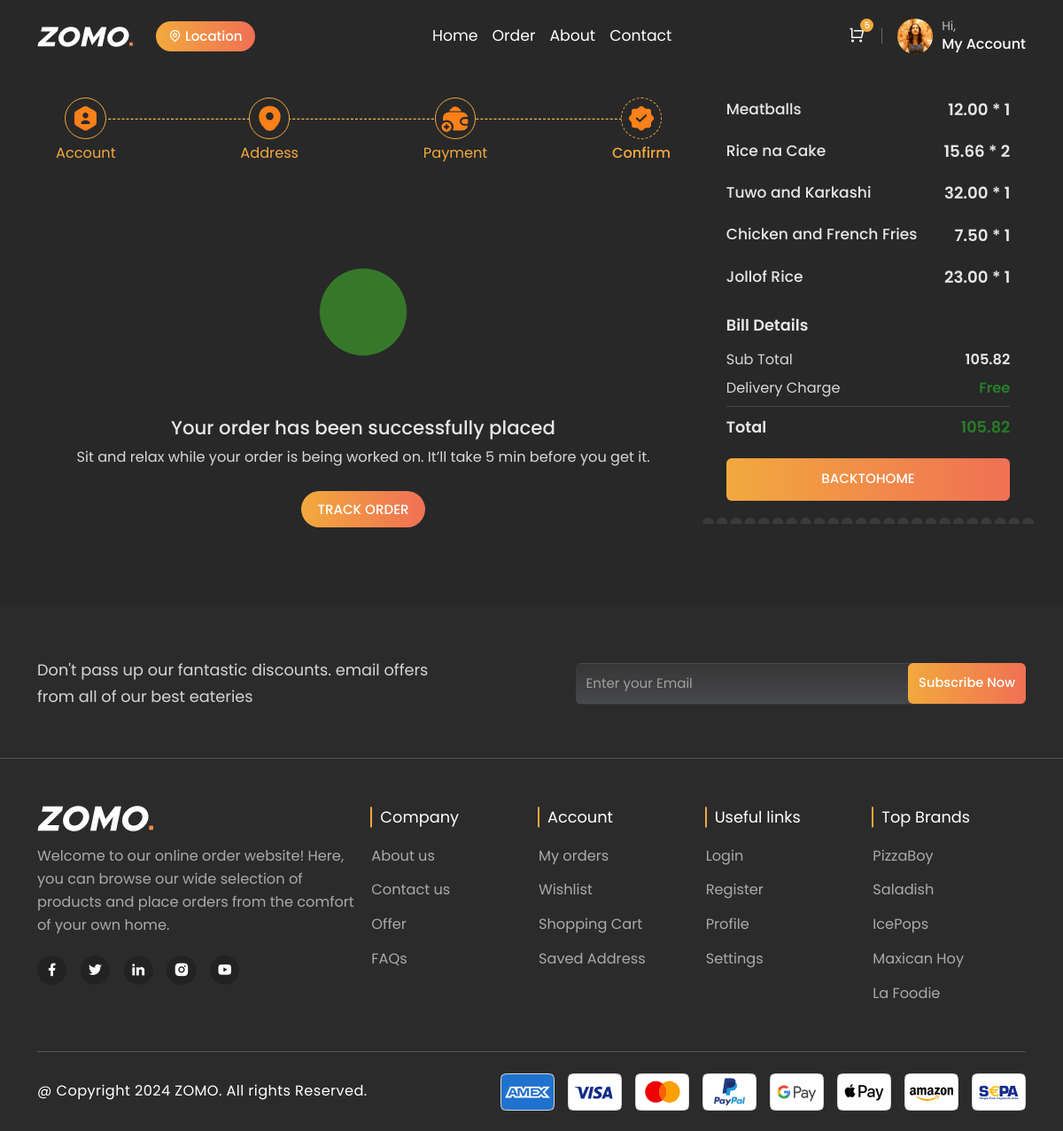
The page /confirm-order/ (signed in) on the database as committed earlier.
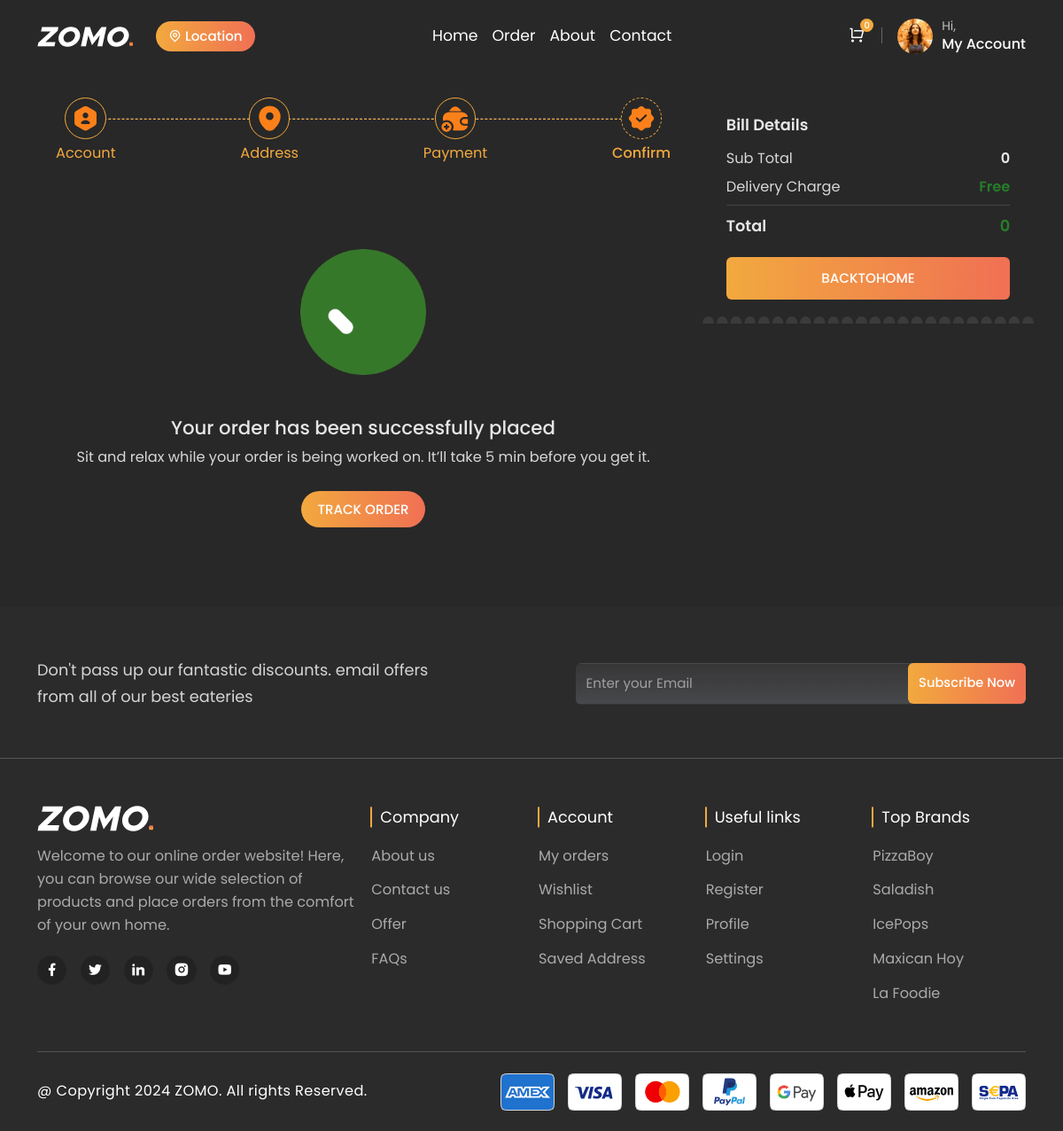
The same page on the database as committed later.
### customer/models.py (models this page shows, shortened)
class Cart(models.Model):
    user = models.OneToOneField(settings.AUTH_USER_MODEL, on_delete=models.CASCADE)
    created_at = models.DateTimeField(auto_now_add=True)
    updated_at = models.DateTimeField(auto_now=True)  # Automatically updates to current time when object is saved
    STATUS_CHOICES = (
        ('active', 'Active'),
        ('completed', 'Completed'),
        ('cancelled', 'Cancelled'),
    )
    status = models.CharField(max_length=10, choices=STATUS_CHOICES, default='active')
    def total_price(self):
        return sum(item.total_price() for item in self.cart_items.all())

class CartItem(models.Model):
    cart = models.ForeignKey(Cart, related_name='cart_items', on_delete=models.CASCADE)
    menu_item = models.ForeignKey(MenuItem, on_delete=models.CASCADE)
    quantity = models.PositiveIntegerField(default=0)
    price = models.DecimalField(max_digits=10, decimal_places=2, default=0)  # Assuming price is a decimal
    def total_price(self):
        return self.quantity * self.price  # Use the stored price instead of the menu item's current price

### restaurant/models.py (models this page shows, shortened)
class MenuItem(models.Model):
    restaurant = models.ForeignKey(Restaurant, on_delete=models.CASCADE, related_name='menu_items', null=True, blank=True)
    menu = models.ForeignKey(Menu, on_delete=models.CASCADE, related_name='menu_items')
    name = models.CharField(max_length=100)
    description = models.TextField()
    price = models.DecimalField(max_digits=6, decimal_places=2)
    image = models.ImageField(upload_to='menu_items/')
    is_available = models.BooleanField(default=True)
    category = models.ForeignKey('Category', on_delete=models.SET_NULL, null=True, related_name='menu_items')
    menu_item_id = models.AutoField(primary_key=True)

### customer/views.py (the view)
# urls.py: path('confirm-order/', views.confirm_order, name='confirm-order'),
@login_required
def confirm_order(request):
    return render(request, 'customer/confirm-order.html', context=cart_content(request))

### customer/views.py (called while the page is built)
def cart_content(request):
    context = {}
    if request.user.is_authenticated:
        cart, created = Cart.objects.get_or_create(user=request.user)
        cart_items = cart.cart_items.all()
        total_price = cart.total_price()
        context = {'cart_items': cart_items, 'total_price': total_price}
    return context

### customer/templates/customer/confirm-order.html (shortened to what the changed rows need)
    {%extends "customer/base.html"%}
    {%load static%}
    {%block content%}
    <br>
    <br>
    <br>
    <section class="account-section section-b-space pt-0">
        <div class="container">
            <div class="layout-sec">
                <div class="row g-lg-4 g-4">
                    <div class="col-lg-4">
                        <div class="order-summery-section sticky-top">
                            <div class="checkout-detail">
                                <ul>
                                                    {%for item in cart_items%}
                                                        <div class="horizontal-product-box">
                                                            <div class="product-content">
                                                                <div
                                                                    class="d-flex align-items-center justify-content-between">
                                                                    <h5>{{item.menu_item.name}}</h5>
                                                                    <h6 class="product-price">{{item.price}} * {{item.quantity}}</h6>
                                                                </div>
                                                            </div>
                                                        </div>
                                                    {%endfor%}
                                                    </ul>
                                                <div class="sub-total">
                                                    <h6 class="content-color fw-normal">Sub Total</h6>
                                                    <h6 class="fw-semibold">{{total_price}}</h6>
                                                </div>
                                                <div class="grand-total">
                                                    <h6 class="fw-semibold dark-text">Total</h6>
                                                    <h6 class="fw-semibold amount">{{total_price}}</h6>
                                                </div>
                            </div>
                        </div>
                    </div>
                </div>
            </div>
        </div>
    </section>
{%endblock%}

### customer/templates/customer/base.html (shortened to what the changed rows need)
{% load static %}
<!DOCTYPE html>
<html lang="en">
    <head>
        <link rel="stylesheet" type="text/css" id="rtl-link" href="{% static 'customer/assets/css/vendors/bootstrap.css' %}">
        <link rel="stylesheet" type="text/css" href="{% static 'customer/assets/css/vendors/swiper-bundle.min.css' %}">
        <link rel="stylesheet" type="text/css" href="{% static 'customer/assets/css/fancybox.css' %}">
        <link rel="stylesheet" type="text/css" href="{% static 'customer/assets/css/vendors/remixicon.css' %}">
        <link rel="stylesheet" id="change-link" type="text/css" href="{% static 'customer/assets/css/style.css' %}">
    </head>
    <body class="position-relative white-bg dark">
    <header>
        <div class="container">
            <nav class="navbar navbar-expand-lg p-0">
                <div class="nav-option order-md-2">
                    <div class="dropdown-button">
                        <div class="cart-button">
                            <span>{{cart_items.count}}</span>
                            <i class="ri-shopping-cart-line text-white cart-bag"></i>
                        </div>
                    </div>
                </div>
            </nav>
        </div>
    </header>
        {% block content %}
        {% endblock %}
</body>
</html>

Rows that differ between the two databases and show on the page:
removed Cart: count "5"
removed CartItem: menu_item.name "Meatballs", price "12.00", quantity "1"
removed CartItem: menu_item.name "Rice na Cake", price "15.66", quantity "2"
removed CartItem: menu_item.name "Tuwo and Karkashi", price "32.00", quantity "1"
removed CartItem: menu_item.name "Chicken and French Fries", price "7.50", quantity "1"
removed CartItem: menu_item.name "Jollof Rice", price "23.00", quantity "1"
added Cart: count "0"
Other text that changed with them:
{{ total_price }}: "105.82" → "0"
